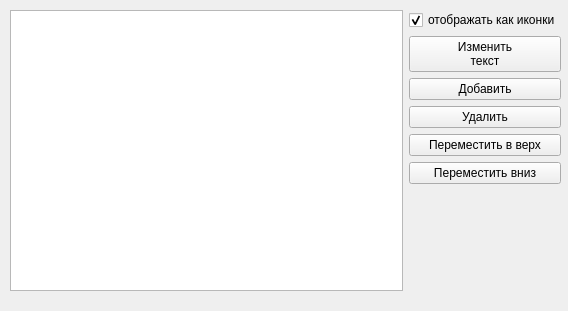
<?xml version="1.0" encoding="UTF-8"?>
<ui version="4.0">
 <class>PrigrammLang</class>
 <widget class="QWidget" name="PrigrammLang">
  <property name="geometry">
   <rect>
    <x>0</x>
    <y>0</y>
    <width>568</width>
    <height>311</height>
   </rect>
  </property>
  <property name="windowTitle">
   <string>Form</string>
  </property>
  <widget class="QWidget" name="">
   <property name="geometry">
    <rect>
     <x>10</x>
     <y>10</y>
     <width>551</width>
     <height>281</height>
    </rect>
   </property>
   <layout class="QHBoxLayout" name="horizontalLayout">
    <item>
     <widget class="QListView" name="listView"/>
    </item>
    <item>
     <layout class="QVBoxLayout" name="verticalLayout">
      <item>
       <widget class="QCheckBox" name="checkBox">
        <property name="text">
         <string>отображать как иконки</string>
        </property>
        <property name="checked">
         <bool>true</bool>
        </property>
       </widget>
      </item>
      <item>
       <widget class="QPushButton" name="pushButton">
        <property name="text">
         <string>Изменить
текст</string>
        </property>
       </widget>
      </item>
      <item>
       <widget class="QPushButton" name="pushButton_2">
        <property name="text">
         <string>Добавить</string>
        </property>
       </widget>
      </item>
      <item>
       <widget class="QPushButton" name="pushButton_3">
        <property name="text">
         <string>Удалить</string>
        </property>
       </widget>
      </item>
      <item>
       <widget class="QPushButton" name="pushButton_4">
        <property name="text">
         <string>Переместить в верх</string>
        </property>
       </widget>
      </item>
      <item>
       <widget class="QPushButton" name="pushButton_5">
        <property name="text">
         <string>Переместить вниз</string>
        </property>
       </widget>
      </item>
      <item>
       <spacer name="verticalSpacer">
        <property name="orientation">
         <enum>Qt::Vertical</enum>
        </property>
        <property name="sizeHint" stdset="0">
         <size>
          <width>20</width>
          <height>20</height>
         </size>
        </property>
       </spacer>
      </item>
     </layout>
    </item>
   </layout>
  </widget>
 </widget>
 <resources/>
 <connections/>
</ui>
